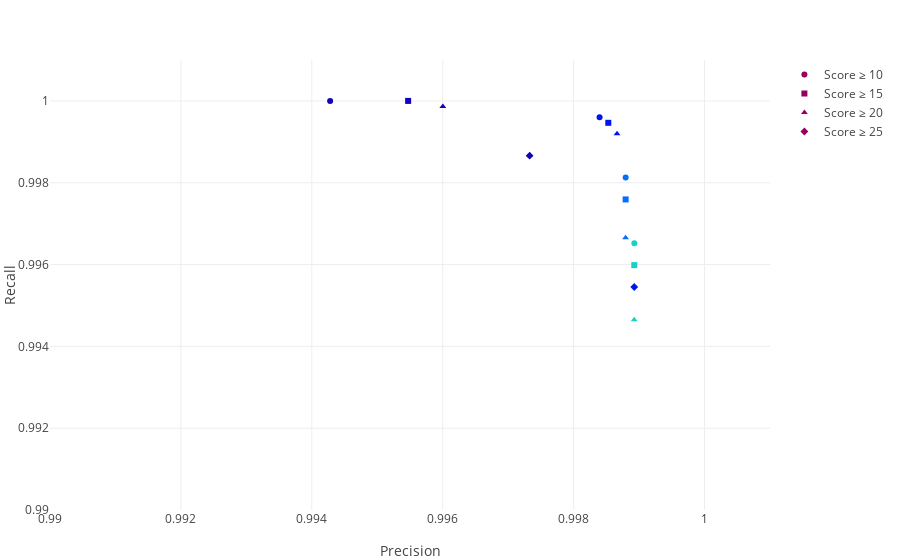

Notebook cell for this chart:
### Code cell
let
    df2 = DataFrame(pr_df.reset_index().to_dict(orient=:list))
    gb = groupby(df2, :score_threshold)
    
    traces = PlotlyJS.GenericTrace[]
    symbols = ["circle", "square", "triangle-up", "diamond"]
    
    for ((k, g), symbol) in zip(pairs(gb), symbols)
        push!(traces, PlotlyJS.scatter(g,
            x=:precision,
            y=:recall,
            mode=:markers,
            marker_color=:count_threshold,
            marker_symbol=symbol,
            marker_colorscale="Rainbow",
#             marker_colorbar_cmax=6,
            name="Score ≥ $(k.score_threshold)",
            hovertemplate = """
                Precision: %{x:.4f}<br>
                Recall: %{y:.4f}<br>
                Count threshold: %{marker.color}
            """,
        ))
    end
    
    layout = PlotlyJS.Layout(
        xaxis=attr(
            title="Precision",
            range=[.99, 1.001],
        ),
        yaxis=attr(
            title="Recall",
            range=[.99, 1.001],
        ),
        hovermode=:closest,
    )
    
    PlotlyJS.plot(traces, layout)
end

### Figure 1 — Plotly figure (JSON) as saved in the notebook; plotly's stock layout.template omitted (floating-point values rounded to 4 significant figures)
{"data": [{"hovertemplate": "    Precision: %{x:.4f}<br>\n    Recall: %{y:.4f}<br>\n    Count threshold: %{marker.color}\n", "marker": {"color": [1, 2, 3, 4, 5, 10], "colorscale": "Rainbow", "symbol": "circle"}, "mode": "markers", "name": "Score ≥ 10", "type": "scatter", "x": [0.7996, 0.9943, 0.9984, 0.9988, 0.9989, 0.999], "y": [1, 1, 0.9996, 0.9981, 0.9965, 0.9695]}, {"hovertemplate": "    Precision: %{x:.4f}<br>\n    Recall: %{y:.4f}<br>\n    Count threshold: %{marker.color}\n", "marker": {"color": [1, 2, 3, 4, 5, 10], "colorscale": "Rainbow", "symbol": "square"}, "mode": "markers", "name": "Score ≥ 15", "type": "scatter", "x": [0.8508, 0.9955, 0.9985, 0.9988, 0.9989, 0.999], "y": [1, 1, 0.9995, 0.9976, 0.996, 0.9644]}, {"hovertemplate": "    Precision: %{x:.4f}<br>\n    Recall: %{y:.4f}<br>\n    Count threshold: %{marker.color}\n", "marker": {"color": [1, 2, 3, 4, 5, 10], "colorscale": "Rainbow", "symbol": "triangle-up"}, "mode": "markers", "name": "Score ≥ 20", "type": "scatter", "x": [0.8691, 0.996, 0.9987, 0.9988, 0.9989, 0.999], "y": [1, 0.9999, 0.9992, 0.9967, 0.9946, 0.9558]}, {"hovertemplate": "    Precision: %{x:.4f}<br>\n    Recall: %{y:.4f}<br>\n    Count threshold: %{marker.color}\n", "marker": {"color": [1, 2, 3, 4, 5, 10], "colorscale": "Rainbow", "symbol": "diamond"}, "mode": "markers", "name": "Score ≥ 25", "type": "scatter", "x": [0.9138, 0.9973, 0.9989, 0.9989, 0.9989, 0.9989], "y": [0.9999, 0.9987, 0.9955, 0.9892, 0.9831, 0.859]}], "layout": {"autosize": true, "hovermode": "closest", "margin": {"b": 50, "l": 50, "r": 50, "t": 60}, "xaxis": {"range": [0.99, 1.001], "title": {"text": "Precision"}, "type": "linear"}, "yaxis": {"range": [0.99, 1.001], "title": {"text": "Recall"}, "type": "linear"}}}
